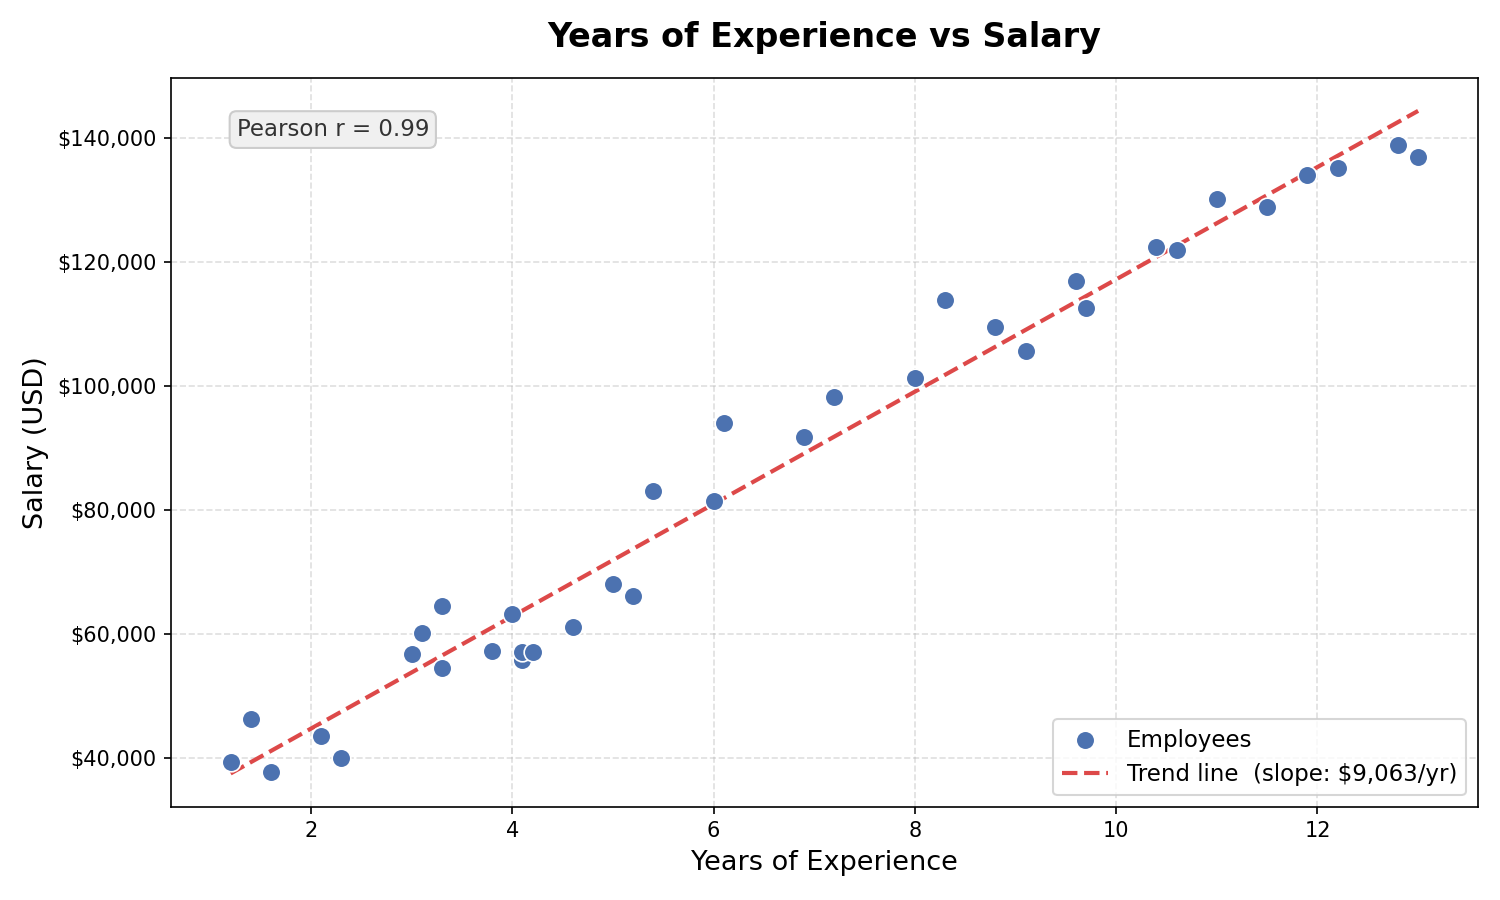

Reproduce this figure in Python.
import pandas as pd
import matplotlib.pyplot as plt
import numpy as np

# Load the dataset
# Replace line 6 with the full path to your CSV file:
df = pd.read_csv("C:\Yoobee_Trimester 2_Weekly Assigments\Data_Analytics\Week 10\salary-dataset (1).csv", index_col=0)

# Linear regression line
m, b = np.polyfit(df["YearsExperience"], df["Salary"], 1)
x_line = np.linspace(df["YearsExperience"].min(), df["YearsExperience"].max(), 100)
y_line = m * x_line + b

# Plot
fig, ax = plt.subplots(figsize=(10, 6))

ax.scatter(
    df["YearsExperience"],
    df["Salary"],
    color="#4C72B0",
    edgecolors="white",
    s=80,
    linewidths=0.8,
    zorder=3,
    label="Employees"
)

ax.plot(x_line, y_line, color="#DD4949", linewidth=2, linestyle="--", label=f"Trend line  (slope: ${m:,.0f}/yr)")

# Labels & formatting
ax.set_title("Years of Experience vs Salary", fontsize=16, fontweight="bold", pad=15)
ax.set_xlabel("Years of Experience", fontsize=13)
ax.set_ylabel("Salary (USD)", fontsize=13)
ax.yaxis.set_major_formatter(plt.FuncFormatter(lambda x, _: f"${x:,.0f}"))
ax.grid(True, linestyle="--", alpha=0.4)
ax.legend(fontsize=11)

# Correlation annotation
corr = df["YearsExperience"].corr(df["Salary"])
ax.annotate(
    f"Pearson r = {corr:.2f}",
    xy=(0.05, 0.92),
    xycoords="axes fraction",
    fontsize=11,
    color="#333333",
    bbox=dict(boxstyle="round,pad=0.3", facecolor="#f0f0f0", edgecolor="#cccccc")
)

plt.tight_layout()
plt.savefig("scatter_plot.png", dpi=150)
plt.show()
print("Plot saved as scatter_plot.png")
